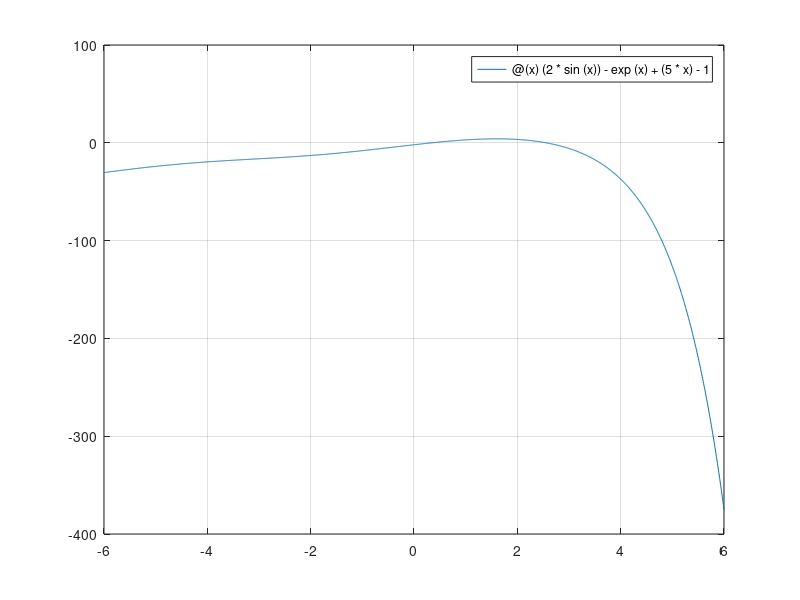

MATLAB code for this plot: (Note: this script raises an error after producing the figure.)
f=@(x) (2*sin(x)) - exp(x) + (5*x)-1;
df=@(x) (2*cos(x))- exp(x) +5;
fplot(f,[-6 6]);
grid on

dokl=10^-6;
[startuj1,koncz1]=comp(f,-5,5);
[zerowe1,iteracje1]=newton_solver(f,df,startuj1,koncz1,dokl);


fn=@(x)f(x)./(x-zerowe1);
[startuj2,koncz2]=comp(fn,koncz1,5);
[zerowe2,iteracje2]=newton_solver(f,df,startuj2+0.8,koncz2,dokl);

disp(f(zerowe1));
disp(f(zerowe2));